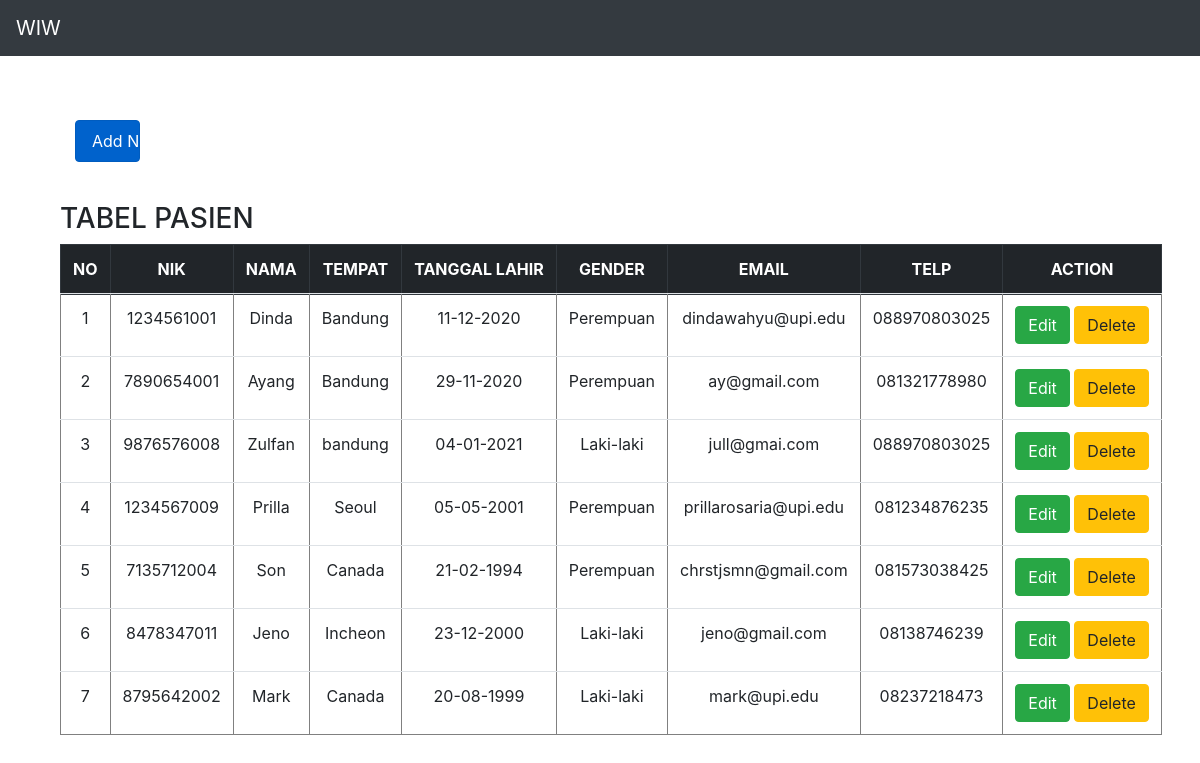
The app's page /Source_code/MVP-01/index.php with its own data.
### tables this page shows
CREATE TABLE `pasien` (
  `id` int(11) NOT NULL,
  `nik` varchar(100) NOT NULL,
  `nama` varchar(100) NOT NULL,
  `tempat` varchar(100) NOT NULL,
  `tl` varchar(100) NOT NULL,
  `gender` varchar(10) NOT NULL,
  `email` varchar(100) NOT NULL,
  `telp` varchar(100) NOT NULL
);

### Source_code/MVP-01/presenter/ProsesPasien.php (called while the page is built, shortened)
<?php
class ProsesPasien implements KontrakPasienPresenter
{
	private $tabelpasien;
	private $data = [];
	function __construct()
	{
		try {
			$db_host = "localhost";
			$db_user = "root";
			$db_password = "";
			$db_name = "mvp_01";
			$this->tabelpasien = new TabelPasien($db_host, $db_user, $db_password, $db_name);
			$this->data = array();
		} catch (Exception $e) {
			echo "wiw error" . $e->getMessage();
		}
	}
	function prosesDataPasien()
	{
		try {
			$this->tabelpasien->open();
			$this->tabelpasien->getPasien();
			while ($row = $this->tabelpasien->getResult()) {
				$this->data[] = $row;
			}
		} catch (Exception $e) {
			echo "wiw error part 2" . $e->getMessage();
		}
	}
	function getId($i)
	{
		return $this->data[$i]['id'];
	}
	function getNik($i)
	{
		return $this->data[$i]['nik'];
	}
	function getNama($i)
	{
		return $this->data[$i]['nama'];
	}
	function getTempat($i)
	{
		return $this->data[$i]['tempat'];
	}
	function getTl($i)
	{
		return $this->data[$i]['tl'];
	}
	function getGender($i)
	{
		return $this->data[$i]['gender'];
	}
	function getEmail($i)
	{
		return $this->data[$i]['email'];
	}
	function getTelp($i)
	{
		return $this->data[$i]['telp'];
	}
	function getSize()
	{
		return sizeof($this->data);
	}
}

### Source_code/MVP-01/model/DB.class.php (called while the page is built, shortened)
<?php
class DB
{
	var $db_host = '';
	var $db_user = '';
	var $db_password = '';
	var $db_name = '';
	var $db_link = '';
	function __construct($db_host = '', $db_user = '', $db_password = '', $db_name = '')
	{
		$this->db_host = $db_host;
		$this->db_user = $db_user;
		$this->db_password = $db_password;
		$this->db_name = $db_name;
	}
	function open()
	{
		$this->db_link = mysqli_connect($this->db_host, $this->db_user, $this->db_password, $this->db_name);
	}
	function execute($query = "")
	{
		$this->result = mysqli_query($this->db_link, $query);
		return $this->result;
	}
}

### Source_code/MVP-01/model/TabelPasien.class.php (called while the page is built, shortened)
<?php
class TabelPasien extends DB
{
	function getPasien()
	{
		$query = "SELECT * FROM pasien";
		return $this->execute($query);
	}
}

### Source_code/MVP-01/view/TampilPasien.php (the view, shortened to what this page needs)
<?php
include_once("presenter/ProsesPasien.php");
class TampilPasien implements KontrakPasienView
{
	private $prosespasien;
	function __construct()
	{
		$this->prosespasien = new ProsesPasien();
	}
	function tampil()
	{
		$this->prosespasien->prosesDataPasien();
		$data = null;
		for ($i = 0; $i < $this->prosespasien->getSize(); $i++) {
			$no = $i + 1;
			$data .= "<tr>
			<td>" . $no . "</td>
			<td>" . $this->prosespasien->getNik($i) . "</td>
			<td>" . $this->prosespasien->getNama($i) . "</td>
			<td>" . $this->prosespasien->getTempat($i) . "</td>
			<td>" . $this->prosespasien->getTl($i) . "</td>
			<td>" . $this->prosespasien->getGender($i) . "</td>
			<td>" . $this->prosespasien->getEmail($i) . "</td>
			<td>" . $this->prosespasien->getTelp($i) . "</td>
			<td>
                    <a href=\"index.php?id_edit=" . $this->prosespasien->getId($i) .  "\" ' class='btn btn-success''>Edit</a>
                    <a href=\"index.php?id_hapus=" . $this->prosespasien->getId($i) . "\" ' class='btn btn-warning'>Delete</a>
            </td>";
		}
	}
}

### Source_code/MVP-01/index.php (shortened to what this page needs)
<?php
include_once("model/Template.class.php");
include_once("model/DB.class.php");
include_once("model/TabelPasien.class.php");
include_once("view/TampilPasien.php");
$tp = new TampilPasien();
if (!empty($_GET['id_add'])) {
    $tp->formPasienAdd();
}
else if (!empty($_GET['id_hapus'])) {
    $id = $_GET['id_hapus'];
    $tp->delete($id);
    header("location:index.php");
}
else if (!empty($_GET['id_edit'])) {
    $id = $_GET['id_edit'];
    $tp->formPasienEdit($id);
}
else {
    $tp->tampil();
}

### Source_code/MVP-01/model/Template.class.php (shortened to what this page needs)
<?php
class Template{
	var $content = '';
	function __construct($filename = ''){
		$this->content = implode('', @file($filename));
	}
	function clear(){
		$this->content = preg_replace("/DATA_[A-Z|_|0-9]+/", "", $this->content);
	}
	function write(){
		print $this->content;
	}
	function replace($old = '', $new = ''){
		if(is_int($new)){
			$value = sprintf("%d", $new);
		}elseif(is_float($new)){
			$value = sprintf("%f", $new);
		}elseif(is_array($new)){
			$value = '';
			foreach( $new as $item){
				$value .= $item. '';
			}
		}else{
			$value = $new;
		}
		$this->content = preg_replace("/$old/",  $value, $this->content);
	}
}

### records on screen
pasien: no "1", nik "1234561001", nama "Dinda", tempat "Bandung", tl "11-12-2020", gender "Perempuan", email "dindawahyu@upi.edu", telp "088970803025"
pasien: no "2", nik "7890654001", nama "Ayang", tempat "Bandung", tl "29-11-2020", gender "Perempuan", email "ay@gmail.com", telp "081321778980"
pasien: no "3", nik "9876576008", nama "Zulfan", tempat "bandung", tl "04-01-2021", gender "Laki-laki", email "jull@gmai.com", telp "088970803025"
pasien: no "4", nik "1234567009", nama "Prilla", tempat "Seoul", tl "05-05-2001", gender "Perempuan", email "prillarosaria@upi.edu", telp "081234876235"
pasien: no "5", nik "7135712004", nama "Son", tempat "Canada", tl "21-02-1994", gender "Perempuan", email "chrstjsmn@gmail.com", telp "081573038425"
pasien: no "6", nik "8478347011", nama "Jeno", tempat "Incheon", tl "23-12-2000", gender "Laki-laki", email "jeno@gmail.com", telp "08138746239"
pasien: no "7", nik "8795642002", nama "Mark", tempat "Canada", tl "20-08-1999", gender "Laki-laki", email "mark@upi.edu", telp "08237218473"

### other values on screen
$this->content "WIW Add New TABEL PASIEN NO NIK NAMA TEMPAT TANGGAL LAHIR GENDER EMAIL TELP ACTION"
